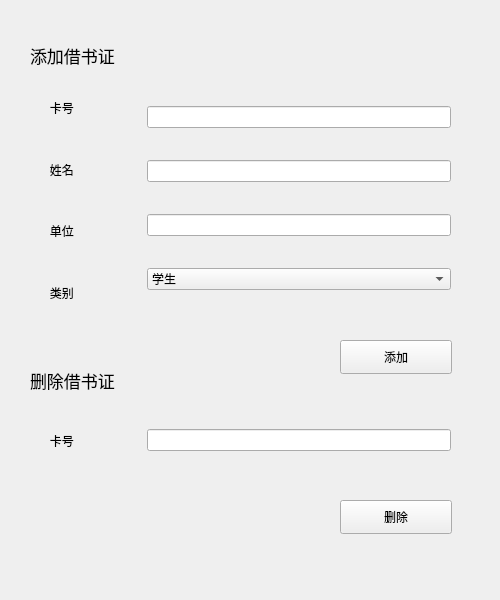
<?xml version="1.0" encoding="UTF-8"?>
<ui version="4.0">
 <class>card_manage</class>
 <widget class="QWidget" name="card_manage">
  <property name="geometry">
   <rect>
    <x>0</x>
    <y>0</y>
    <width>500</width>
    <height>600</height>
   </rect>
  </property>
  <property name="windowTitle">
   <string>Form</string>
  </property>
  <widget class="QWidget" name="horizontalLayoutWidget">
   <property name="geometry">
    <rect>
     <x>40</x>
     <y>80</y>
     <width>411</width>
     <height>240</height>
    </rect>
   </property>
   <layout class="QHBoxLayout" name="horizontalLayout" stretch="1,3">
    <item>
     <layout class="QVBoxLayout" name="verticalLayout">
      <item>
       <widget class="QLabel" name="label_1id">
        <property name="text">
         <string>   卡号</string>
        </property>
       </widget>
      </item>
      <item>
       <widget class="QLabel" name="label_1name">
        <property name="text">
         <string>   姓名</string>
        </property>
       </widget>
      </item>
      <item>
       <widget class="QLabel" name="label_1com">
        <property name="text">
         <string>   单位</string>
        </property>
       </widget>
      </item>
      <item>
       <widget class="QLabel" name="label_1cla">
        <property name="text">
         <string>   类别</string>
        </property>
       </widget>
      </item>
     </layout>
    </item>
    <item>
     <layout class="QVBoxLayout" name="verticalLayout_2">
      <item>
       <widget class="QLineEdit" name="lineEdit_2"/>
      </item>
      <item>
       <widget class="QLineEdit" name="lineEdit_3"/>
      </item>
      <item>
       <widget class="QLineEdit" name="lineEdit"/>
      </item>
      <item>
       <widget class="QComboBox" name="comboBox">
        <item>
         <property name="text">
          <string>学生</string>
         </property>
        </item>
        <item>
         <property name="text">
          <string>教师</string>
         </property>
        </item>
        <item>
         <property name="text">
          <string>其他</string>
         </property>
        </item>
       </widget>
      </item>
     </layout>
    </item>
   </layout>
  </widget>
  <widget class="QWidget" name="horizontalLayoutWidget_2">
   <property name="geometry">
    <rect>
     <x>40</x>
     <y>400</y>
     <width>411</width>
     <height>81</height>
    </rect>
   </property>
   <layout class="QHBoxLayout" name="horizontalLayout_2" stretch="1,3">
    <item>
     <widget class="QLabel" name="label_2id">
      <property name="text">
       <string>   卡号</string>
      </property>
     </widget>
    </item>
    <item>
     <widget class="QLineEdit" name="lineEdit_4"/>
    </item>
   </layout>
  </widget>
  <widget class="QPushButton" name="pushButton">
   <property name="geometry">
    <rect>
     <x>340</x>
     <y>500</y>
     <width>112</width>
     <height>34</height>
    </rect>
   </property>
   <property name="text">
    <string>删除</string>
   </property>
  </widget>
  <widget class="QPushButton" name="pushButton_2">
   <property name="geometry">
    <rect>
     <x>340</x>
     <y>340</y>
     <width>112</width>
     <height>34</height>
    </rect>
   </property>
   <property name="text">
    <string>添加</string>
   </property>
  </widget>
  <widget class="QLabel" name="label_1">
   <property name="geometry">
    <rect>
     <x>30</x>
     <y>40</y>
     <width>131</width>
     <height>31</height>
    </rect>
   </property>
   <property name="font">
    <font>
     <family>黑体</family>
     <pointsize>13</pointsize>
    </font>
   </property>
   <property name="text">
    <string>添加借书证</string>
   </property>
  </widget>
  <widget class="QLabel" name="label_2">
   <property name="geometry">
    <rect>
     <x>30</x>
     <y>360</y>
     <width>171</width>
     <height>41</height>
    </rect>
   </property>
   <property name="font">
    <font>
     <family>黑体</family>
     <pointsize>13</pointsize>
    </font>
   </property>
   <property name="text">
    <string>删除借书证</string>
   </property>
  </widget>
 </widget>
 <resources/>
 <connections/>
</ui>
